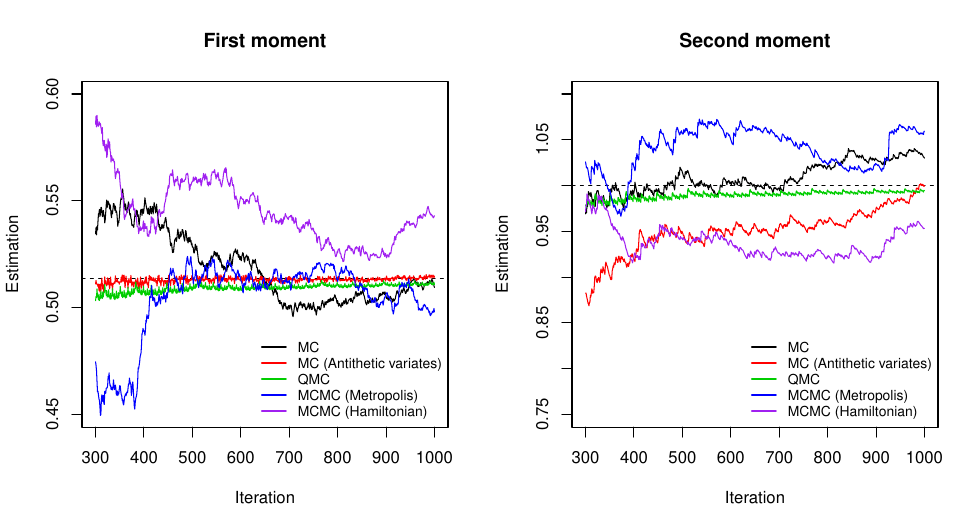

The R source for this figure:
library(coda.count)
library(coda.base)
library(randtoolbox)

x = c(1,0)
MU = 0
SIGMA = matrix(1)

B = ilr_basis(2)

MOMENTS = c_moments_lrnm_hermite(matrix(x,nrow=1), MU, SIGMA, MU, SIGMA, B, order = 100, 0)
MU_EXP = MOMENTS[,2]
SIGMA_EXP = MOMENTS[,1]

NSIM = 1000

fit = list()
SEED = 1

set.seed(SEED)
fit_mc = function(){
  Z_pseudo = matrix(rnorm(NSIM), nrow = 1)
  c_moments_lrnm_montecarlo(matrix(x,nrow=1), MU_EXP, matrix(1), MU, SIGMA, B, Z_pseudo, 0)
}
fit[['MC']] = replicate(500, fit_mc(), simplify = TRUE)

set.seed(SEED)
fit_mc.av = function(){
  Z_av = matrix(rnorm(NSIM/2), nrow = 1)
  Z_av = cbind(Z_av, -Z_av)
  c_moments_lrnm_montecarlo(matrix(x,nrow=1), MU_EXP, matrix(1), MU, SIGMA, B, Z_av, 0)
}
fit[['MC-AV']] = replicate(500, fit_mc.av(), simplify = TRUE)

set.seed(SEED)
init0 = halton(n = 1, normal = TRUE, dim = 1)
fit_qmc = function(){
  Z_quasi = matrix(halton(n = NSIM, normal = TRUE, dim = 1, init = FALSE), nrow = 1)
  c_moments_lrnm_montecarlo(matrix(x,nrow=1), MU_EXP, matrix(1), MU, SIGMA, B, Z_quasi, 0)
}
fit[['QMC']] = replicate(500, fit_qmc(), simplify = TRUE)

set.seed(SEED)
fit_mcmc = function(){
  h = c_rlrnm_posterior(NSIM, matrix(x,nrow=1), MU, SIGMA, B, r = 10)
  cbind(crossprod(h,h)/NSIM, colMeans(h))
}
fit[['MCMC']] = replicate(500, fit_mcmc(), simplify = TRUE)

set.seed(SEED)
library(rstan)
rstan_options(auto_write = TRUE)
load('uni-lnm.RData')
fit_hmc = function(){
  hs = suppressMessages(expected_hamiltonian(x = x, mu_ilr = MU, sigma_ilr = SIGMA, nsim = NSIM))
  cbind(hs$m2, hs$m1)
}
fit[['HMC']] = replicate(500, fit_hmc(), simplify = TRUE)

tab.m = t(sapply(fit, function(fit_){
  sprintf("%0.7f (%0.5f)",rowMeans(fit_), apply(fit_, 1, sd))
}))[,2:1]
colnames(tab.m) = c('First moment', 'Second moment')


knitr::kable(tab.m, format = 'latex')

library(microbenchmark)
m.res = microbenchmark(fit_mc(), fit_mc.av(), fit_qmc(), fit_mcmc(), fit_hmc())
tm = tapply(m.res$time, m.res$expr, mean)
res.m = rbind(cbind('First moment' = sprintf("%0.7f", MOMENTS[,2]), 
                    "Second moment" = sprintf("%0.7f", MOMENTS[,1]), "Time" = ""),
              cbind(tab.m, 'Time' = sprintf("x %0.2f", tm/tm[1])))

knitr::kable(res.m, format = 'latex')

IND = 300:NSIM
set.seed(1)
Z_pseudo = matrix(rnorm(NSIM), nrow = 1)
h.mc = sapply(IND, function(i){
  c_moments_lrnm_montecarlo(matrix(x,nrow=1), MU_EXP, matrix(1), MU, SIGMA, B, Z_pseudo[,1:i,drop=FALSE], 0)
})

set.seed(1)
Z_av = matrix(0, nrow = 1, ncol = NSIM)
Z_av[,seq(1, NSIM, 2)] = matrix(rnorm(NSIM/2), nrow = 1)
Z_av[,seq(2, NSIM, 2)] = -Z_av[,seq(1, NSIM, 2)]
h.mc.av = sapply(IND, function(i){
  c_moments_lrnm_montecarlo(matrix(x,nrow=1), MU_EXP, matrix(1), MU, SIGMA, B, Z_av[,1:i,drop=FALSE], 0)
})

Z_quasi = matrix(halton(n = NSIM, normal = TRUE, dim = 1), nrow = 1)
h.qmc = sapply(IND, function(i){
  c_moments_lrnm_montecarlo(matrix(x,nrow=1), MU_EXP, matrix(1), MU, SIGMA, B, Z_quasi[,1:i,drop=FALSE], 0)
})

set.seed(1)
h = c_rlrnm_posterior(NSIM, matrix(x,nrow=1), MU, SIGMA, B, r = 10)
h.mcmc = sapply(IND, function(i){
  cbind(crossprod(h[1:i,,drop=F],h[1:i,,drop=F])/i, colMeans(h[1:i,,drop=F]))
})

h = expected_hamiltonian(x = x, mu_ilr = MU, sigma_ilr = SIGMA, nsim = NSIM)$h
h.hmc = sapply(IND, function(i){
  cbind(crossprod(h[1:i,,drop=F],h[1:i,,drop=F])/i, colMeans(h[1:i,,drop=F]))
})

pdf(file = 'unidimensional_example.pdf', width = 9.8, height = 5.3)
par(mfrow=c(1,2))
plot(IND, h.mc[2,], type='l', ylim = c(.45,0.6), 
     ylab = 'Estimation', xlab = 'Iteration', main = 'First moment')
abline(h = MOMENTS[,2], lty=2)
points(IND, h.mc.av[2,], col = 2, type='l')
points(IND, h.qmc[2,], col = 3, type='l')
points(IND, h.mcmc[2,], col = 4, type='l')
points(IND, h.hmc[2,], col = 'purple', type='l')
legend('bottomright', 
       c('MC', 'MC (Antithetic variates)', 'QMC', 'MCMC (Metropolis)', 'MCMC (Hamiltonian)'),
       col=c(1:4,'purple'), bty = 'n', lty=1, lwd = 2, cex = 0.8)

plot(IND, h.mc[1,], type='l', ylim = c(.75,1.1), 
     ylab = 'Estimation', xlab = 'Iteration', main = 'Second moment')
abline(h = MOMENTS[,1], lty=2)
points(IND, h.mc.av[1,], col = 2, type='l')
points(IND, h.qmc[1,], col = 3, type='l')
points(IND, h.mcmc[1,], col = 4, type='l')
points(IND, h.hmc[1,], col = 'purple', type='l')
legend('bottomright', 
       c('MC', 'MC (Antithetic variates)', 'QMC', 'MCMC (Metropolis)', 'MCMC (Hamiltonian)'),
       col=c(1:4,'purple'), bty = 'n', lty=1, lwd = 2, cex = 0.8)
dev.off()
